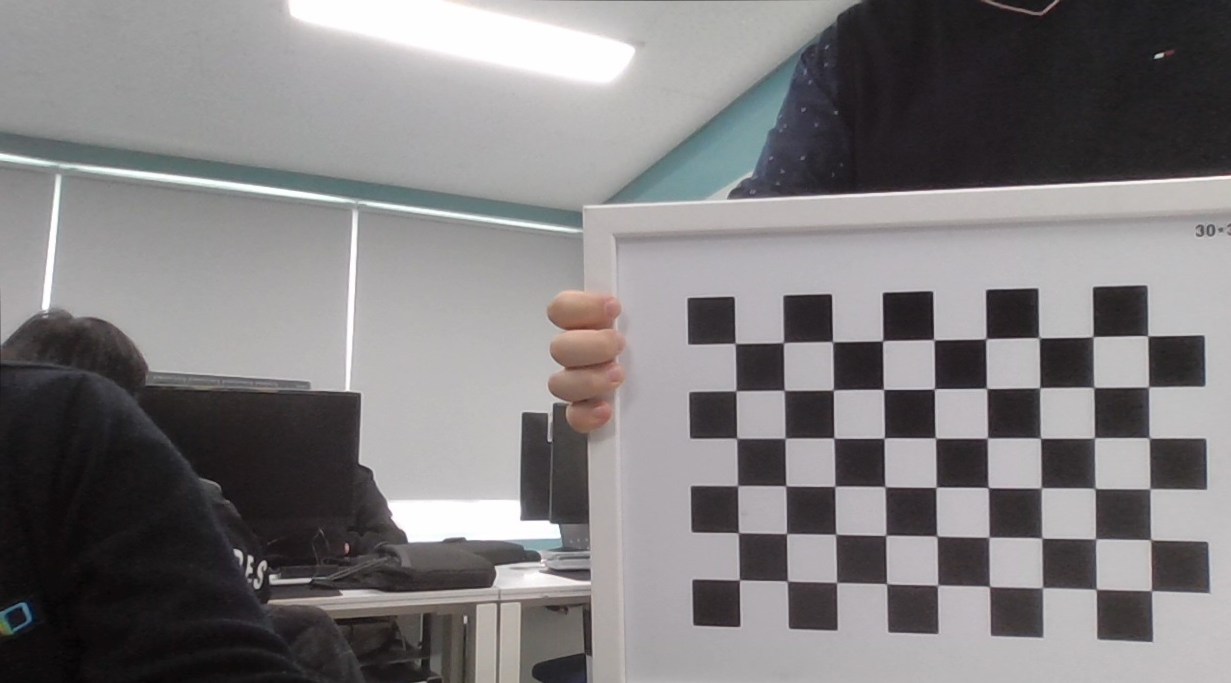
#> input picture OpenCV/jpg&png/cailbresult.png, 1231 x 683 px, found by its file name
$ python 24-04-02.py
#> lines starting #> are read from the running program, lines starting #| are printed output that depends on the picture; after the words box and inside, x2 and y2 are one past the last pixel; in counts of white or black regions, pixels touching at a corner belong together
# [88 lines of commented-out code are left out]

import cv2 as cv
import numpy as np
from matplotlib import pyplot as plt

#그림파일 불러오기
img = cv.imread('cailbresult.png', cv.IMREAD_GRAYSCALE)
#> img: shape (683, 1231); min 3, max 255, mean 125.2
assert img is not None, "file could not be read, check with os.path.exists()"

#이진화 수행하기
ret,thresh1 = cv.threshold(img, 127, 255, cv.THRESH_BINARY)
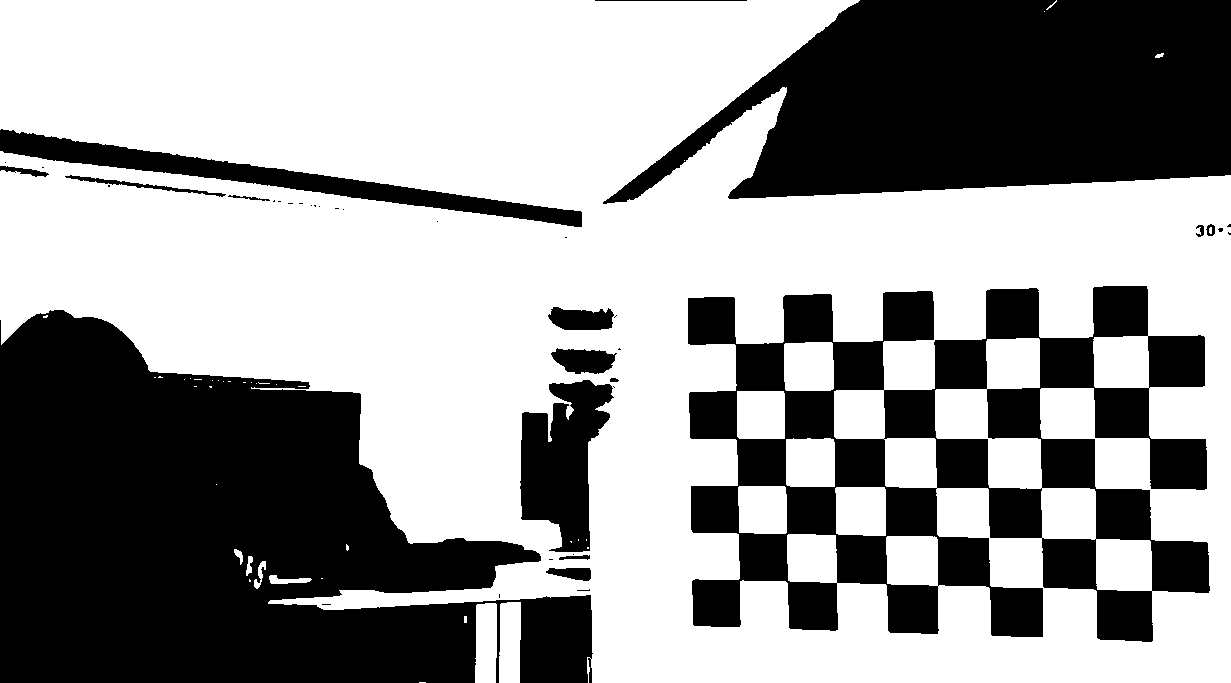
#> thresh1: shape (683, 1231); 59.6% white; 41 black regions (25 under 20 px), largest, box (x1, y1, x2, y2) and area: (0, 310, 593, 683) 140330, (688, 286, 1210, 642) 87621, (603, 0, 1231, 204) 86873
ret,thresh2 = cv.threshold(img, 127, 255, cv.THRESH_BINARY_INV)
ret,thresh3 = cv.threshold(img, 127, 255, cv.THRESH_TRUNC)
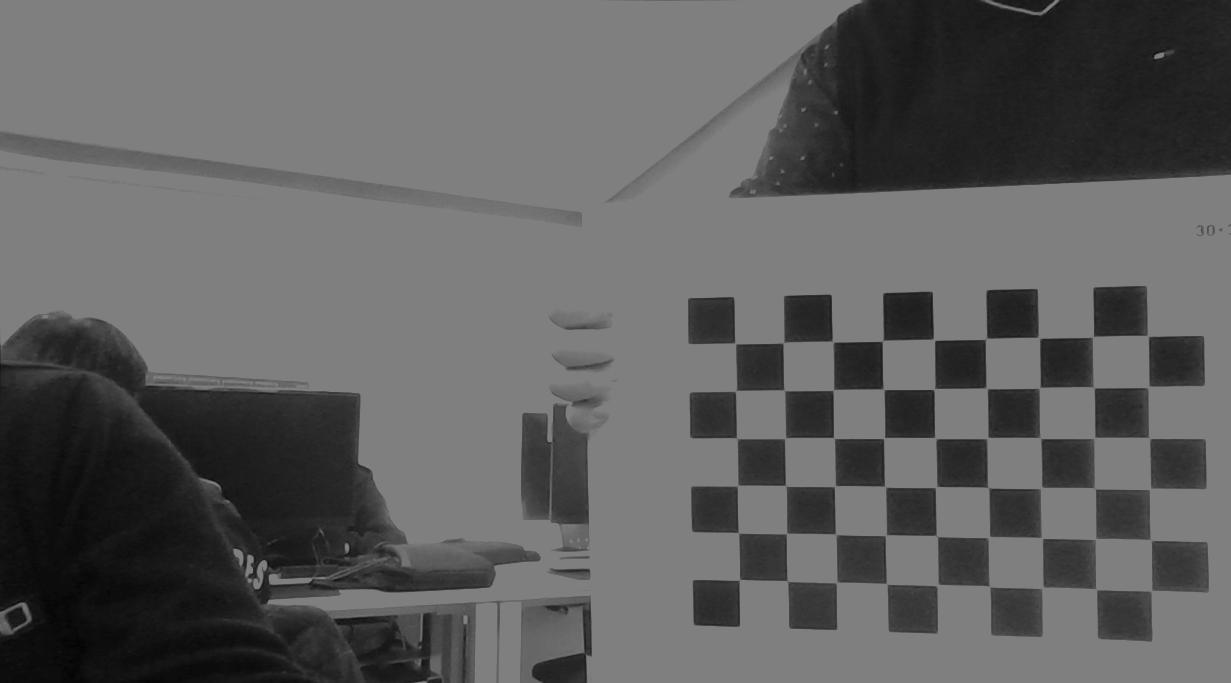
#> thresh3: shape (683, 1231); min 3, max 127, mean 95.1
ret,thresh4 = cv.threshold(img, 127, 255, cv.THRESH_TOZERO)
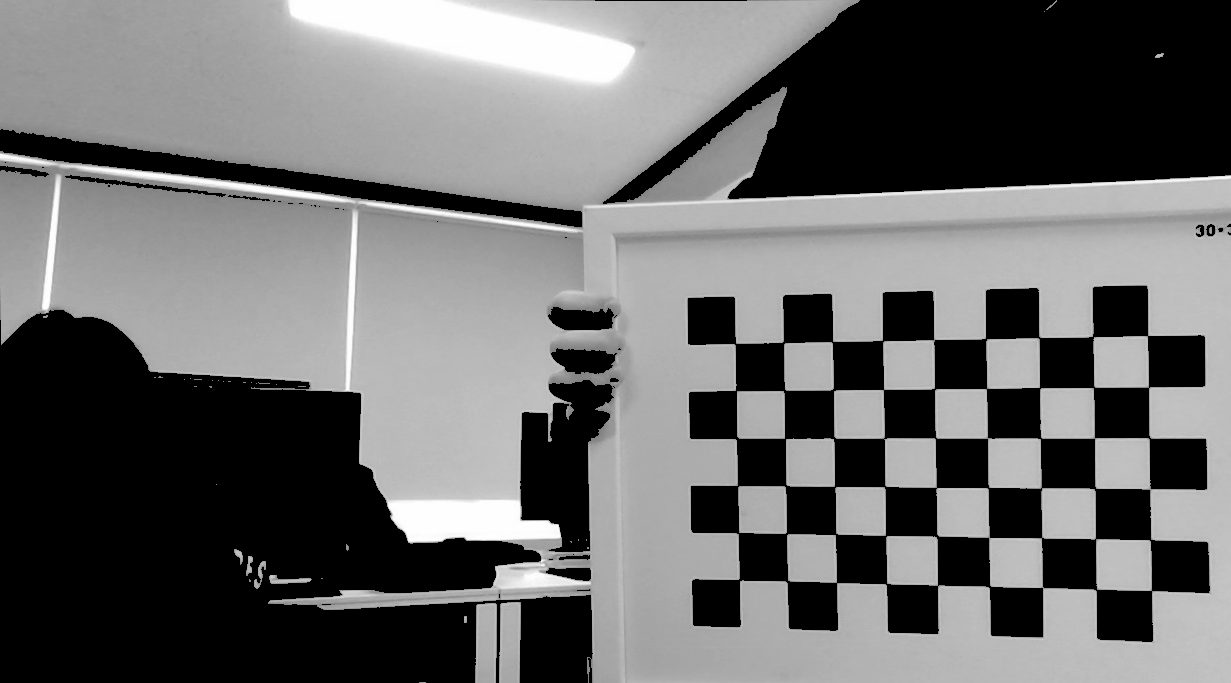
#> thresh4: shape (683, 1231); min 0, max 255, mean 105.9
ret,thresh5 = cv.threshold(img, 127, 255, cv.THRESH_TOZERO_INV)
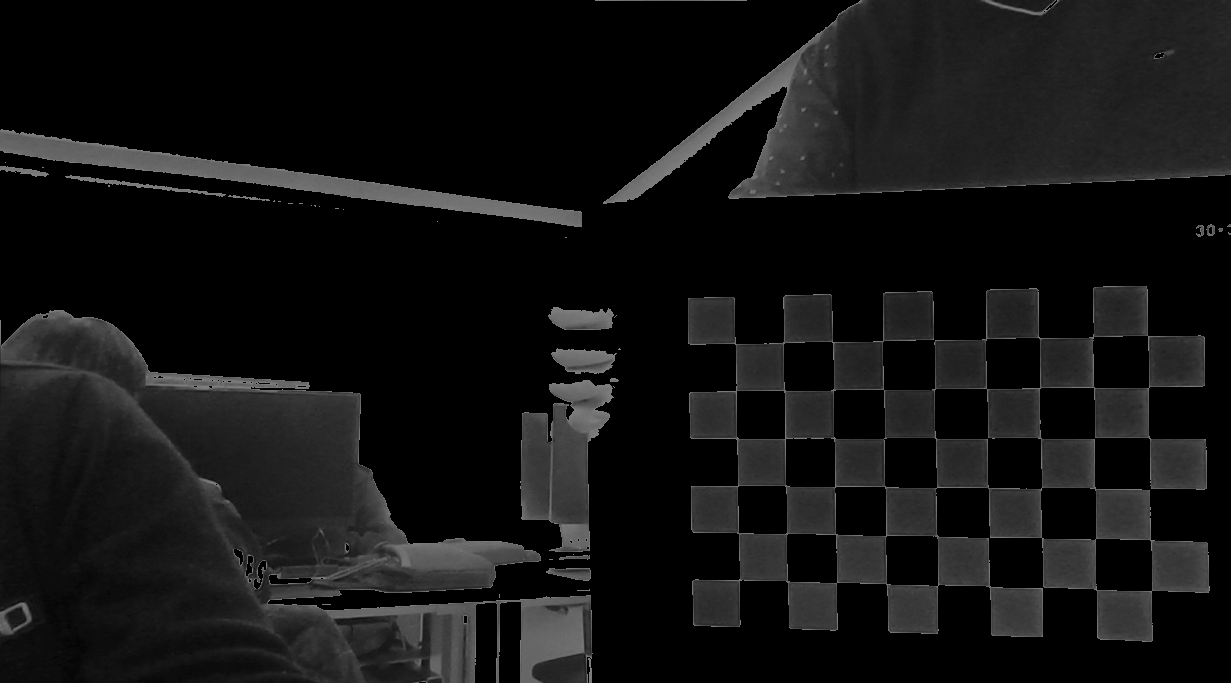
#> thresh5: shape (683, 1231); min 0, max 127, mean 19.4

#그림별 제목 지정하기
titles = ['Original image', 'BINARY', 'BINARY_INV', 'TRUNC', 'TOZERO', 'TOZERO_INV']

#동시에 여러 그림 출력하기
images = [img, thresh1, thresh2, thresh3, thresh4, thresh5]
for i in range(6):
    plt.subplot(2,3,i+1),plt.imshow(images[i],'gray',vmin=0,vmax=255)
    plt.title(titles[i])
    plt.xticks([]),plt.yticks([])
plt.show()
